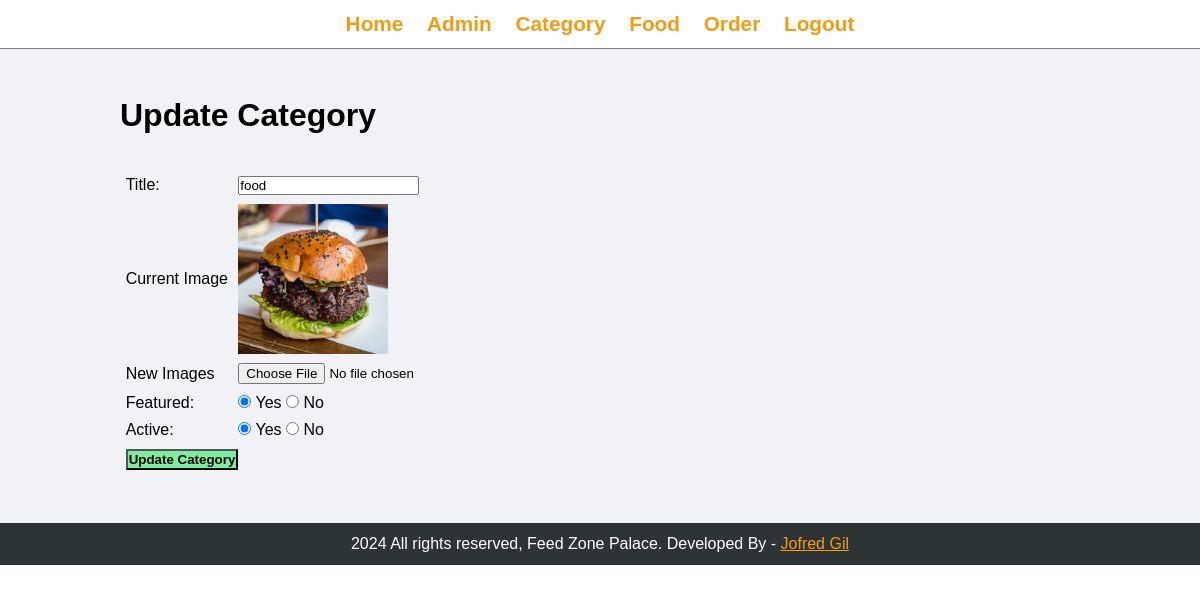
The app's page /admin/update-category.php?id=4 (signed in) with its own data.
### tables this page shows
CREATE TABLE `tbl_category` (
  `id` int(10) UNSIGNED NOT NULL,
  `title` varchar(100) NOT NULL,
  `image_name` varchar(255) NOT NULL,
  `featured` varchar(10) NOT NULL,
  `active` varchar(10) NOT NULL
);

### admin/update-category.php (the view, shortened to what this page needs)
<?php include('partials/menu.php'); ?>
<div class="main-content">
    <div class="wrapper">
        <h1>Update Category</h1>
        <br><br>
        <?php
            if(isset($_GET['id']))
            {
                $id = $_GET['id'];
                $sql = "SELECT * FROM tbl_category WHERE id=$id";
                $res = mysqli_query($conn, $sql);
                $count = mysqli_num_rows($res);
                if($count==1)
                {
                    $row = mysqli_fetch_assoc($res);
                    $title = $row['title'];
                    $current_image = $row['image_name'];
                    $featured = $row['featured'];
                }
                else
                {
                $_SESSION['no-category-found'] = "<div class='error'>Category not Found.</div>";
                header('location:'.SITEURL. 'admin/manage-category.php');
                }
                }
                else
                {
                    header('location:'.SITEURL.'admin/manage-category.php');
                }
        ?>
        <form action="" method="POST" enctype="multipart/form-data">
            <table class="tbl-30">
                <tr>
                <td>Title: </td>
                        <td>
                            <input type="text" name="title" value="<?php echo $title; ?>">
                        </td>
                </tr>
                <tr>
                    <td>Current Image</td>
                    <td>
                        <?php
                            if($current_image != "")
                            {
                                ?>
                                <img src="<?php echo SITEURL; ?>images/category/<?php echo $current_image; ?>" width="150px">
                                <?php
                            }
                            else
                            {
                                echo "<div class='error'>Image Not Added.</div>";
                            }
                        ?>
                    </td>
                </tr>
                <tr>
                    <td>New Images</td>
                    <td>
                        <input type="file" name="image">
                    </td>
                </tr>
                <tr>
                    <td>Featured: </td>
                    <td>
                        <input <?php if($featured=="Yes"){echo "checked";} ?> type="radio" name="featured" value="Yes"> Yes
                        <input <?php if($featured=="No"){echo "checked";} ?> type="radio" name="featured" value="No"> No
                    </td>
                </tr>
                <td>Active: </td>
                    <td>
                        <input <?php if($featured=="Yes"){echo "checked";} ?> type="radio" name="active" value="Yes"> Yes
                        <input <?php if($featured=="No"){echo "checked";} ?> type="radio" name="active" value="No"> No
                    </td>
                <tr>
                    <td>
                        <input type="submit" name="submit" value="Update Category" class="btn-secondary">
                    </td>
                </tr>
            </table>
        </form>
    </div>
</div>
<?php include('partials/footer.php'); ?>

### css/admin.css (style rules this page uses)
* { margin: 0; padding: 0; font-family: Arial, Helvetica, sans-serif; }
.wrapper { padding: 1%; width: 80%; margin: 0 auto; }
.tbl-30 { width: 30%; }
table tr td { padding: 1%; }
.btn-secondary { background-color: #7bed9f; padding: 1%; color: black; text-decoration: none; font-weight: bold; }
.main-content { background-color: #f1f2f6; padding: 3% 0; }

### records on screen
tbl_category: title "food", image_name (picture), featured "☑"
